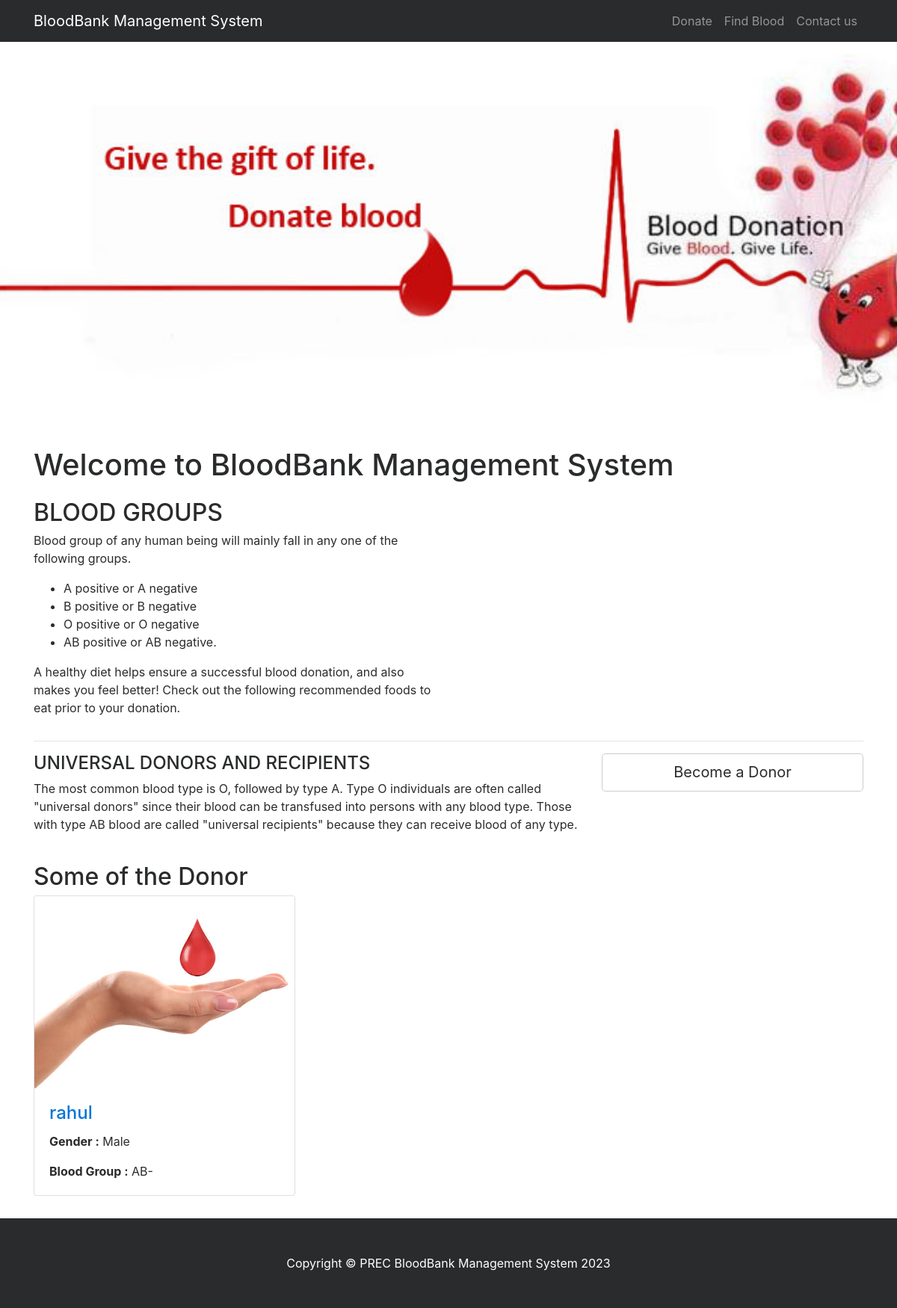
/bbdms/index.php, run on the app's committed database.
### tables this page shows
CREATE TABLE `tblblooddonars` (
  `id` int(11) NOT NULL,
  `FullName` varchar(100) DEFAULT NULL,
  `MobileNumber` char(11) DEFAULT NULL,
  `EmailId` varchar(100) DEFAULT NULL,
  `Gender` varchar(20) DEFAULT NULL,
  `Age` int(11) DEFAULT NULL,
  `BloodGroup` varchar(20) DEFAULT NULL,
  `Address` varchar(255) DEFAULT NULL,
  `Message` mediumtext DEFAULT NULL,
  `PostingDate` timestamp NOT NULL DEFAULT current_timestamp(),
  `status` int(1) DEFAULT NULL
);

### bbdms/index.php (the view, shortened to what this page needs)
<?php
include('includes/config.php');
?>
<!DOCTYPE html>
<html lang="en">
<head>
    <link href="vendor/bootstrap/css/bootstrap.min.css" rel="stylesheet">
    <link href="vendor/font-awesome/css/font-awesome.min.css" rel="stylesheet" type="text/css">
    <link href="css/modern-business.css" rel="stylesheet">
</head>
<body>
<?php include('includes/header.php');?>
<?php include('includes/slider.php');?>
    <div class="container">
        <h1 class="my-4">Welcome to BloodBank Management System</h1>
        <div class="row">
            <div class="col-lg-6">
                <h2>BLOOD GROUPS</h2>
          <p>  Blood group of any human being will mainly fall in any one of the following groups.</p>
                <ul>
<li>A positive or A negative</li>
<li>B positive or B negative</li>
<li>O positive or O negative</li>
<li>AB positive or AB negative.</li>
                </ul>
                <p>A healthy diet helps ensure a successful blood donation, and also makes you feel better! Check out the following recommended foods to eat prior to your donation.</p>
            </div>
        </div>
        <hr>
        <div class="row mb-4">
            <div class="col-md-8">
            <h4>UNIVERSAL DONORS AND RECIPIENTS</h4>
                <p>
The most common blood type is O, followed by type A.
Type O individuals are often called "universal donors" since their blood can be transfused into persons with any blood type. Those with type AB blood are called "universal recipients" because they can receive blood of any type.</p>
            </div>
            <div class="col-md-4">
                <a class="btn btn-lg btn-secondary btn-block" href="become-donar.php">Become a Donor</a>
            </div>
        </div>
        <h2>Some of the Donor</h2>
        <div class="row">
                   <?php
$status=1;
$sql = "SELECT * from tblblooddonars where status=:status order by rand() limit 6";
$query = $dbh -> prepare($sql);
$query->bindParam(':status',$status,PDO::PARAM_STR);
$query->execute();
$results=$query->fetchAll(PDO::FETCH_OBJ);
if($query->rowCount() > 0)
{
foreach($results as $result)
{ ?>
            <div class="col-lg-4 col-sm-6 portfolio-item">
                <div class="card h-100">
                    <a href="#"><img class="card-img-top img-fluid" src="images/blooddonor.jpg" alt="" ></a>
                    <div class="card-block">
                        <h4 class="card-title"><a href="#"><?php echo htmlentities($result->FullName);?></a></h4>
<p class="card-text"><b>  Gender :</b> <?php echo htmlentities($result->Gender);?></p>
<p class="card-text"><b>Blood Group :</b> <?php echo htmlentities($result->BloodGroup);?></p>
                    </div>
                </div>
            </div>
            <?php }} ?>
        </div>
    </div>
  <?php include('includes/footer.php');?>
</body>
</html>

### bbdms/css/modern-business.css (style rules this page uses)
body { padding-top: 54px; }
@media (min-width: 992px) { body { padding-top: 56px; } }
.portfolio-item { margin-bottom: 30px; }

### data on the page
tblblooddonars: FullName "rahul", Gender "Male", BloodGroup "AB-"
